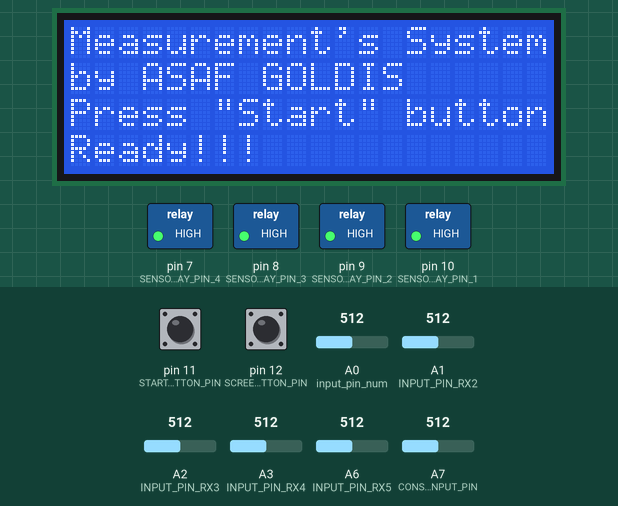
Bench run of a sketch on a simulated Arduino Nano, built with avr-gcc and run on an emulated ATmega328P. On the bench: 20×4 character LCD, switched loads named in the sketch (green lamp = pin HIGH). The inputs (shaded band) are chosen by the test bench; at power-on: pin 12 (SCREEN_BUTTON_PIN) HIGH, pin 11 (START_BUTTON_PIN) HIGH, A0 (input_pin_num) = 512, A1 (INPUT_PIN_RX2) = 512, A2 (INPUT_PIN_RX3) = 512, A3 (INPUT_PIN_RX4) = 512, A6 (INPUT_PIN_RX5) = 512, A7 (CONSTANT_CURRENT__INPUT_PIN) = 512. Pins used as bus, display or sensor lines are not drawn; what the sketch prints to the serial monitor is not drawn.

Above: at 3.3 s.
3.4 s: pin 12 (SCREEN_BUTTON_PIN) pulled LOW for 0.15 s
At 4.5 s:
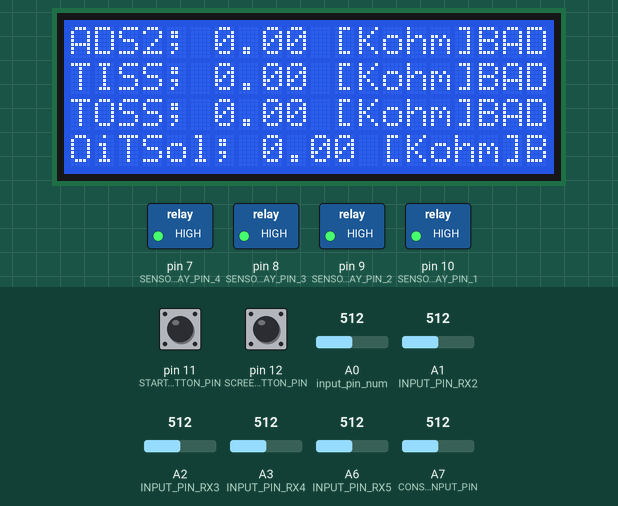
5.3 s: pin 11 (START_BUTTON_PIN) pulled LOW for 0.15 s
At 6.4 s:
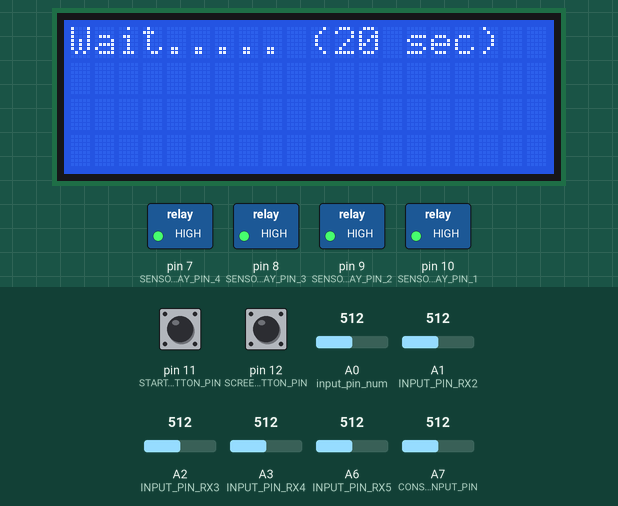
At 16.0 s:
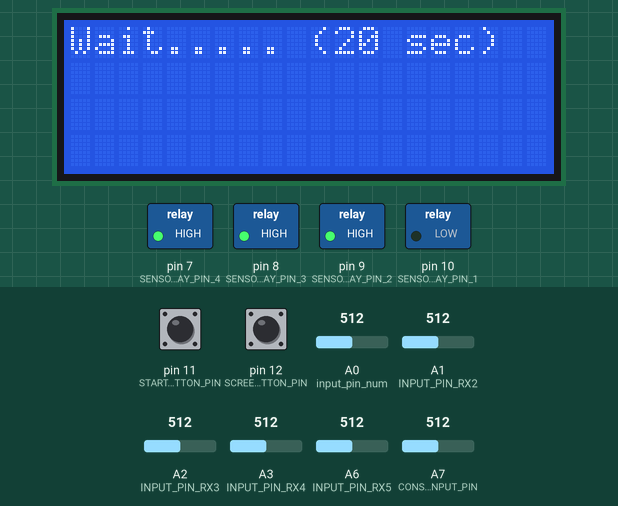
Timing chart, 0 to 18.9 s (numbered marks = the images above; inputs shaded):
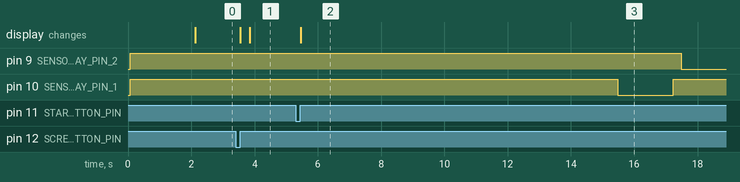

The sketch:

Car_resistance_check.ino
```cpp
//***************************************************************************************************************************//
//                                            Remote Control System - HONAAA V1.0
//***************************************************************************************************************************//

//    IO Connaction:
// A0 - MICROSWISH_2_PIN  // for motor 1
// A1 - MICROSWISH_3_PIN  // for motor 2
// A2 - MICROSWISH_4_PIN  // for motor 2
// A3 - NOT CONNECTED
// A4 - NOT CONNECTED
// A5 - NOT CONNECTED
// A6 - NOT CONNECTED
// A7 - NOT CONNECTED
// D0 - NOT CONNECTED
// D1 - NOT CONNECTED
// D2 - TX
// D3 - RX
// D4 - switch_relay_4
// D5 - switch_relay_3
// D6 - switch_relay_2
// D7 - switch_relay_1
// D8 - motor_relay_4
// D9 - motor_relay_3
// D10 - motor_relay_2
// D11 - motor_relay_1
// D12 - MICROSWISH_1_PIN  // for motor 1
// D13 - NOT CONNECTED
//***************************************************************************************************************************//
#include <Wire.h>
//#include <SoftwareSerial.h>
#include <LiquidCrystal_I2C.h>   // make sure to change return value to 1 , in LiquidCrystal_I2C.cpp file of this library to avoid problem of only first character being displayed
#include <String.h>
//***************************************************************************************************************************//
// Define IO Pin
#define SENSOR_RELAY_PIN_1 10
#define SENSOR_RELAY_PIN_2 9
#define SENSOR_RELAY_PIN_3 8
#define SENSOR_RELAY_PIN_4 7

#define POWER_PIN_RX1 6
#define POWER_PIN_RX2 5
#define POWER_PIN_RX3 4
#define POWER_PIN_RX4 3
#define POWER_PIN_RX5 2

#define INPUT_PIN_RX1 A0
#define INPUT_PIN_RX2 A1
#define INPUT_PIN_RX3 A2
#define INPUT_PIN_RX4 A3
#define INPUT_PIN_RX5 A6
#define CONSTANT_CURRENT__INPUT_PIN A7

#define START_BUTTON_PIN 11
#define SCREEN_BUTTON_PIN 12

// Define constant
#define NUM_OF_INPUT 9
#define MAX_LINE 9
#define NUM_OF_BUTTONS 2

#define REF_VOL 5.00  //Volt
#define MY_CONSTANT_CURRENT 0.121 // Amp

//#define Rc 10.41  //ohm   Rc=1.25/I; I=0.121A
#define R1 1.333   //Kohm
#define R2 4.70    //Kohm
#define R3 1.466   //Kohm
#define R4 1.471   //Kohm
#define R5 14.74   //Kohm

#define LiquidCrystal_I2C_ADDRESS 0x27

const double Rref = REF_VOL/(1023.0*MY_CONSTANT_CURRENT);
const double MinXaxRes[2][NUM_OF_INPUT] = {  2, 6, 2, 2, 40, 12, 24, 24, 5.2,
                                           0.9, 4, 1, 1,  5,  8, 18, 18, 3.5};
const String SensorName[9] = {"TPS1", "TPS2", "TISS", "TOSS", "OiTSol", "SOL_TCC", "SOL_A", "SOL_B", "OiPSol"};

// #define MY_RES_HIGH 14.0   //Kohm
// #define MY_RES_LOW 2.3   //Kohm

// #define R_MAX 40      //Kohm
// #define R_MIN 0.9     //Kohm

//#define SENSOR_PIN A0  // select the input pin for the potentiometer
//#define LED_PIN 13    // select the pin for the LED
//***************************************************************************************************************************//
LiquidCrystal_I2C lcd(LiquidCrystal_I2C_ADDRESS,20,4); // put here correct address of lcd...  if not known, use Arduino I2CScanner given in above link

//String scrollingmessage = "                 Using Arduino Due internal RTC, no need of external RTC chip. Have fun.... :)        ";

// int sensorMin = 1023;        // minimum sensor value
// int sensorMax = 0;           // maximum sensor value

//double Resistance[9] = {0.0, 0.0, 0.0, 0.0, 0.0, 0.0, 0.0, 0.0, 0.0};
int VoltageValue[NUM_OF_INPUT] = {0,0,0,0,0,0,0,0,0};
// int j = 0;

int TopLine = 0;
// int ResNum = 0;


//Input & Button Logic
const byte inputPins[NUM_OF_BUTTONS] = {START_BUTTON_PIN, SCREEN_BUTTON_PIN};
byte inputState[NUM_OF_BUTTONS];
byte lastInputState[NUM_OF_BUTTONS] = {HIGH,HIGH};
bool inputFlags[NUM_OF_BUTTONS] = {LOW,LOW};
unsigned long lastDebounceTime[NUM_OF_BUTTONS] = {0,0};
#define DEBOUNCE_DELAY 5


//***************************************************************************************************************************//
void setup() {
  Serial.begin(9600); //just in case if you want to get date and time in serial port
  lcd.init();                      // initialize the lcd
  lcd.backlight();
  lcd.home();
  Serial.println("system start");
//  unsigned int Xmin = 1024*R_MIN/(R_MIN+MY_RES);
//  unsigned int Xmax = 1024*(R_MAX/(R_MAX+MY_RES));
//  Serial.print("Xmin: "); Serial.print(Xmin); Serial.print(",  Xmax: "); Serial.println(Xmax);


 //analogReference(EXTERNAL);  // Vref connect to 3.3V pin

//  pinMode(LED_PIN, OUTPUT);
//  digitalWrite(LED_PIN, HIGH);
/*
  DDRB = B111111;   // define pin 8,9,10,11,12,13 output
  DDRD = B11111110; // define pin 0 as input and pin 1,2,3,4,5,6,7 output

*/

  pinMode(SENSOR_RELAY_PIN_1, OUTPUT); digitalWrite(SENSOR_RELAY_PIN_1, HIGH);
  pinMode(SENSOR_RELAY_PIN_2, OUTPUT); digitalWrite(SENSOR_RELAY_PIN_2, HIGH);
  pinMode(SENSOR_RELAY_PIN_3, OUTPUT); digitalWrite(SENSOR_RELAY_PIN_3, HIGH);
  pinMode(SENSOR_RELAY_PIN_4, OUTPUT); digitalWrite(SENSOR_RELAY_PIN_4, HIGH);
  pinMode(POWER_PIN_RX1, OUTPUT);      digitalWrite(POWER_PIN_RX1, LOW);
  pinMode(POWER_PIN_RX2, OUTPUT);      digitalWrite(POWER_PIN_RX2, LOW);
  pinMode(POWER_PIN_RX3, OUTPUT);      digitalWrite(POWER_PIN_RX3, LOW);
  pinMode(POWER_PIN_RX4, OUTPUT);      digitalWrite(POWER_PIN_RX4, LOW);
  pinMode(POWER_PIN_RX5, OUTPUT);      digitalWrite(POWER_PIN_RX5, LOW);

  for(int i=0; i<NUM_OF_BUTTONS; i++)   // set button's pin
    pinMode(inputPins[i], INPUT_PULLUP);

  lcd.clear();                      // clear the lcd
  lcd.setCursor(0, 0);  // column 0 , row 0 i.e. top line of LCD
  lcd.print("Measurement's System");

  lcd.setCursor(0, 1);  // column 0 , row 1
  lcd.print("by ASAF GOLDIS");

  lcd.setCursor(0, 2);  // column 0 , row 2
  lcd.print("Press \"Start\" button");

  delay(2000);
  lcd.setCursor(0, 3);  // column 0 , row 3
  lcd.print("Ready!!!");
  Serial.println("System Ready!!!");
}
//***************************************************************************************************************************//
void loop() {
  setInputFlags();
  resolveInputFlags();
  /*
  ResNum++;
  if (ResNum > NUM_OF_INPUT) {
    ResNum = 1;
  //lcd.clear();
    lcd.home();
  }

  ResNum = 1;
  int Val = CheckValue(ResNum);
  double Resistance = CheckResistance(Val, ResNum);

  lcd.setCursor(0, ResNum);  // column 0 , row j
  lcd.print(ResNum); lcd.print("; "); lcd.print(Resistance);
  // lcd.print(" Kohm");
  if (ResNum <= 5) lcd.print("[Kohm]");
  else             lcd.print("[ohm]");
  */
  /*
  lcd.clear();
  lcd.home();

  lcd.setCursor(0, 0);                  // column 1 , row 0
  lcd.print(j); lcd.print("; Resistance: ");

  lcd.setCursor(0, 1);
  lcd.print(Resistance);  //
  lcd.print(" Kohm");
  */
  delay(100);
}
//***************************************************************************************************************************//
void setInputFlags() {
  for(int i=0; i<NUM_OF_BUTTONS; i++) {
    int reading = digitalRead(inputPins[i]);
    if (reading != lastInputState[i]) {
      lastDebounceTime[i] = millis();
    }
    if ((millis()-lastDebounceTime[i]) > DEBOUNCE_DELAY) {
      if (reading != inputState[i]) {
        inputState[i] = reading;
        if (inputState[i] == LOW) inputFlags[i] = HIGH;
      }
    }
    lastInputState[i] = reading;
  }
}
//***************************************************************************************************************************//
void resolveInputFlags() {
  //bool change = false;
  for(int i=0; i<NUM_OF_BUTTONS; i++) {
    if(inputFlags[i] == HIGH) {
      //change = true;
      // last_time_change = millis();
      inputAction(i);
      inputFlags[i] = LOW;
      //printScreen();
    }
  }

  //if (change == false && ROOT_SCREEN == 0)
  //  printScreen();
}
//***************************************************************************************************************************//
void inputAction(int Button) {
  //Serial.println("inputAction()");
  lcd.clear();
  //Serial.print("Button: "); Serial.println(Button);
  if (Button == 0) {  // start
    lcd.setCursor(0, 0);  // column 0 , row 0
    lcd.print("Wait..... (20 sec)");
    TopLine = 0;
    for (int i=0; i<NUM_OF_INPUT; i++)
      VoltageValue[i] = CheckValue(i+1);
  }
  else if (Button == 1) {  // down
    TopLine++;
    if (TopLine == MAX_LINE) TopLine = 0;
    // printScreen();
  }
  printScreen();
}
//***************************************************************************************************************************//
void printScreen() {
  Serial.println("printScreen()");
  int line[4];
  double Resistance[4] = {0.0, 0.0, 0.0, 0.0};
  String lineMsg[4] = {"", "", "", ""};


  byte ohm[8] = {0b00100,
                 0b01100,
                 0b11111,
                 0b01101,
                 0b00101,
                 0b00001,
                 0b00001,
                 0b11111 };
  lcd.createChar(1, ohm);
  // lcd.write(1);
  //Serial.print("ohm"); Serial.println(ohm);

  line[0] = TopLine;
  //line[1] = line[0] + 1; if (line[1] == MAX_LINE) line[1] -= MAX_LINE;
  //line[2] = line[1] + 1; if (line[2] == MAX_LINE) line[2] -= MAX_LINE;
  //line[3] = line[2] + 1; if (line[3] == MAX_LINE) line[3] -= MAX_LINE;

  for (int i=0; i<4; i++) {
    line[i+1] = line[i] + 1;
    if (line[i+1] == MAX_LINE)
      line[i+1] -= MAX_LINE;
  }

  for (int i=0; i<4; i++)
    Resistance[i] = CheckResistance(VoltageValue[line[i]], line[i]+1);


  // lcd.write(1);
  for (int i=0; i<4; i++) {
    lineMsg[i] += SensorName[line[i]]; lineMsg[i] += "; ";
    lineMsg[i] += Resistance[i];
    lineMsg[i] += " ["; if (line[i]<=5) lineMsg[i] += "K"; lineMsg[i] += "ohm]";

    if (MinXaxRes[1][line[i]]<=Resistance[i] && Resistance[i]<=MinXaxRes[0][line[i]]) lineMsg[i] += " OK";  // min<=Resistance[i]<=max
    else                                                                              lineMsg[i] += "BAD";
  }

  for (int i=0; i<4; i++) {
    lcd.setCursor(0,i);    // column 0 , row i
    lcd.print(lineMsg[i]);
  }

}
//***************************************************************************************************************************//
int CheckValue(int resNum) {
  ManegeInput(resNum);

  int input_pin_num = 0;
  if      (resNum == 1)  input_pin_num = INPUT_PIN_RX1;
  else if (resNum == 2)  input_pin_num = INPUT_PIN_RX2;
  else if (resNum == 3)  input_pin_num = INPUT_PIN_RX3;
  else if (resNum == 4)  input_pin_num = INPUT_PIN_RX4;
  else if (resNum == 5)  input_pin_num = INPUT_PIN_RX5;
  else                   input_pin_num = CONSTANT_CURRENT__INPUT_PIN;

  unsigned int sensorValue = 0;
  for (int i=0; i<30; i++) {
    sensorValue += analogRead(input_pin_num);  // variable to store the value coming from the sensor
    delay(50);
  }
  unsigned int AvgVal = sensorValue/30;    // variable to store the value coming from the sensor
  // if      (AvgVal > 914) AvgVal = 1024;
  // else if (AvgVal < 110) AvgVal = 0;
  Serial.print(resNum); Serial.print("; AvgVal: "); Serial.println(AvgVal);
  ManegeInput(0); // close all input

  return AvgVal;
}
//***************************************************************************************************************************//
void  ManegeInput(int InputNum) {
  digitalWrite(SENSOR_RELAY_PIN_1, HIGH); digitalWrite(SENSOR_RELAY_PIN_2, HIGH); digitalWrite(SENSOR_RELAY_PIN_3, HIGH); digitalWrite(SENSOR_RELAY_PIN_4, HIGH);
  digitalWrite(POWER_PIN_RX1, LOW); digitalWrite(POWER_PIN_RX2, LOW); digitalWrite(POWER_PIN_RX3, LOW); digitalWrite(POWER_PIN_RX4, LOW); digitalWrite(POWER_PIN_RX5, LOW);
  //delay(100);
  if      (InputNum == 1) digitalWrite(POWER_PIN_RX1, HIGH);
  else if (InputNum == 2) digitalWrite(POWER_PIN_RX2, HIGH);
  else if (InputNum == 3) digitalWrite(POWER_PIN_RX3, HIGH);
  else if (InputNum == 4) digitalWrite(POWER_PIN_RX4, HIGH);
  else if (InputNum == 5) digitalWrite(POWER_PIN_RX5, HIGH);
  else if (InputNum == 6) digitalWrite(SENSOR_RELAY_PIN_1, LOW);
  else if (InputNum == 7) digitalWrite(SENSOR_RELAY_PIN_2, LOW);
  else if (InputNum == 8) digitalWrite(SENSOR_RELAY_PIN_3, LOW);
  else if (InputNum == 9) digitalWrite(SENSOR_RELAY_PIN_4, LOW);

  delay(250);
}
//***************************************************************************************************************************//
double CheckResistance(int Value, int resNum) {
  Serial.println("CheckResistance()");
  double voltage = REF_VOL*Value/1023.0;
  double Res = 0.0;

  //const double VVref = 1024.0*REF_VOL/5.0;

  // double myRes = 0.0;
  // double correction = 0.0;


  if      (resNum == 1) Res = Value*R1/(1024.0-Value);
  else if (resNum == 2) Res = Value*R2/(1024.0-Value);
  else if (resNum == 3) Res = Value*R3/(1024.0-Value);
  else if (resNum == 4) Res = Value*R4/(1024.0-Value);
  else if (resNum == 5) Res = Value*R5/(1024.0-Value);
  else                  Res = Value*Rref;
/*
  if      (resNum == 1) Res = Value*R1/(VVref-Value);
  else if (resNum == 2) Res = Value*R2/(VVref-Value);
  else if (resNum == 3) Res = Value*R3/(VVref-Value);
  else if (resNum == 4) Res = Value*R4/(VVref-Value);
  else if (resNum == 5) Res = Value*R5/(VVref-Value);
  else                  Res = Value*Rref;
  // correction = (0.282 +0.186*voltage);
  // Res = myRes*Value/(1023.0-Value);
  // Res -= correction;
  */
  Serial.print(resNum); Serial.print("; Value: "); Serial.print(Value); Serial.print(", Voltage: "); Serial.print(voltage); Serial.print("[V], Res: "); Serial.print(Res);
  if (resNum <= 5) Serial.println("[Kohm]");
  else             Serial.println("[ohm]");

  return Res;
}
//***************************************************************************************************************************//
/*
void Scrollingmessage(String MSG) {
  int ii = 0;
  int strLength = scrollingmessage.length();;
  String toShow;

  lcd.home();
  lcd.setCursor(0, 0);  // column 0 , row 0 i.e. top line of LCD

  lcd.print("Electromania....");
  delay(200);
  lcd.setCursor(0, 1);  // column , row  column 0 , row 1 i.e. bottom line of LCD
  lcd.print("Fun with Arduino :)");
  delay(2000);
  lcd.clear();
  lcd.setCursor(0, 0);  // column , row 0
  lcd.print("Clock & Calendar");
  lcd.setCursor(0, 1);  // column , row 1

  for (int timeCounter = 0; timeCounter < 90; timeCounter++) { // this loop is to wait until whole scrolling message is displayed
    lcd.home();
    lcd.setCursor(0, 1);  // column , row 1

    toShow = MSG.substring(ii,ii+20);   // Get 20 characters so that we can display on the LCD
    lcd.print(toShow);  // print the number of seconds since reset:

    ii = ii + 1;  // move 1 step left
    if(ii>(strLength-20)) {   // We have to reset ii after there is less text displayed.
      ii = 0;
    }

    delay(210);  // set this as per the required speed of scrolling
  }  // end of for loop
}
*/
```

Measured:
- after the input at 3.4 s, the display: first changes after 0.14 s (image 1 shows a later state)
- after the input at 5.3 s, pin 9 (SENSOR_RELAY_PIN_2): HIGH → LOW after 12.2 s; pin 10 (SENSOR_RELAY_PIN_1): HIGH → LOW after 10.2 s, → HIGH 1.8 s later; the display: changes after 0.16 s (image 2)
